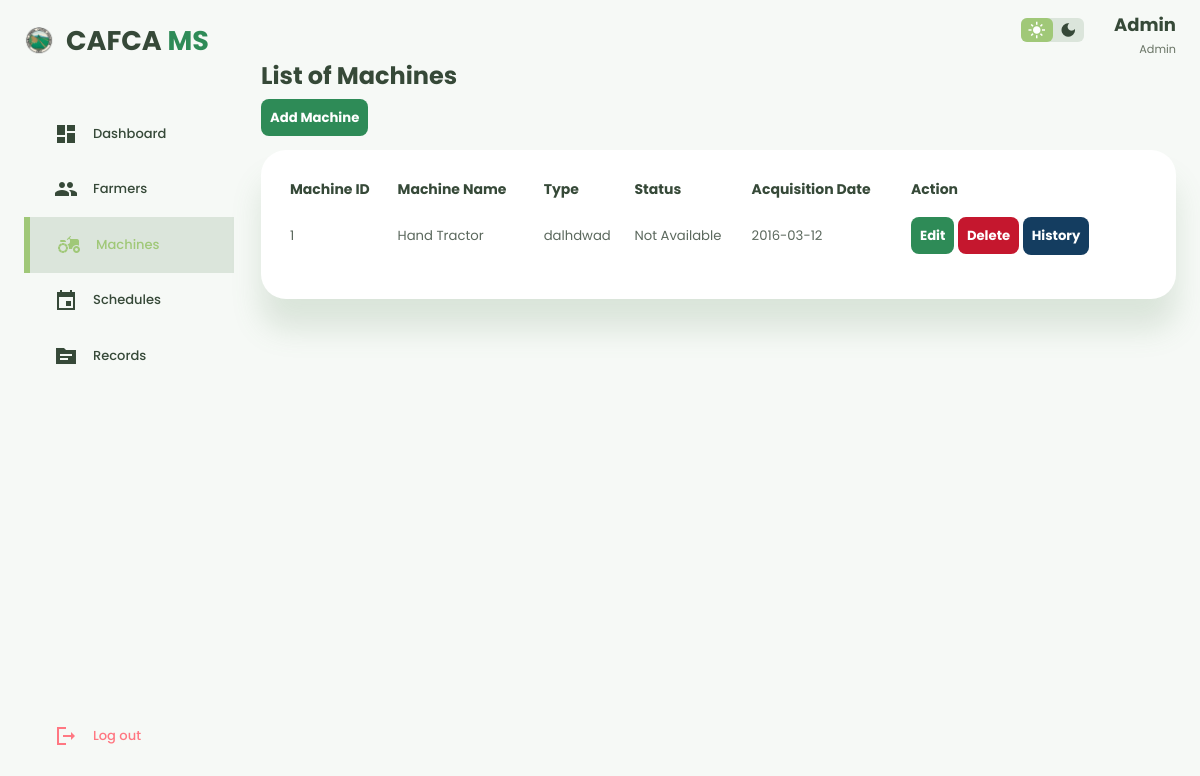
/dashboard/machines/machine.php (signed in), run on the app's committed database.
### tables this page shows
CREATE TABLE `machines` (
  `id` int(255) NOT NULL,
  `name` varchar(255) NOT NULL,
  `type` varchar(255) NOT NULL,
  `status` varchar(255) NOT NULL,
  `acquisition_date` date NOT NULL
);

### dashboard/machines/machine.php (the view, shortened to what this page needs)
<!DOCTYPE html>
<html lang="en">
<head>
    <link rel="stylesheet" href="../farmers_sec/farmerstyle.css">
</head>
<body>
    <div class="container">
        <aside>
            <div class="top">
                <a class="logo" href="../main/dashdex.php">
                    <img src="../../LandingPage/others/logo.png">
                    <h2>CAFCA <span>MS</span></h2>
                </a>
            </div>
            <div class="sidebar">
                <a href="../main/dashdex.php">
                    <span class="material-icons-sharp">dashboard</span>
                    <h3>Dashboard</h3>
                </a>
                <a href="../farmers_sec/farmers.php">
                    <span class="material-icons-sharp">people</span>
                    <h3>Farmers</h3>
                </a>
                <a href="#" class="active">
                    <span class="material-icons-sharp">agriculture</span>
                    <h3>Machines</h3>
                </a>
                <a href="../schedules/schedule.php">
                    <span class="material-icons-sharp">event</span>
                    <h3>Schedules</h3>
                </a>
                <a href="../records/records.php">
                    <span class="material-icons-sharp">topic</span>
                    <h3>Records</h3>
                </a>
                <a href="../../login/logout.php" class="danger">
                    <span class="material-icons-sharp">logout</span>
                    <h3>Log out</h3>
                </a>
            </div>
        </aside>
    <main>
        <div class="top">
                <div class="theme-toggler">
                    <span class="material-icons-sharp active">light_mode</span>
                    <span class="material-icons-sharp">dark_mode</span>
                </div>
                <div class="profile" style="display: flex; flex-direction: column; text-align: right;">
                    <span style="font-size: 18px; text-transform: capitalize; font-weight: 700; "><?= $_SESSION['username']; ?></span>
                    <small class="text-muted">Admin</small>
                </div>
            </div>
            <h2>List of Machines</h2>
            <a href="add_machine.php" class="btn btn-primary" role="button">Add Machine</a>
            <br>
            <table style="width: 100%;" class="table">
                <thead>
                    <tr>
                        <th>Machine ID</th>
                        <th>Machine Name</th>
                        <th>Type</th>
                        <th>Status</th>
                        <th>Acquisition Date</th>
                        <th>Action</th>
                    </tr>
                </thead>
                <tbody>
                    <?php
                    $servername = "localhost";
                    $username = "root";
                    $password = "";
                    $database = "testdb";
                    $conn = new mysqli($servername, $username, $password, $database);
                    $sql = "SELECT * FROM machines";
                    $result = $conn->query($sql);
                    while ($row = $result->fetch_assoc()) {
                        echo "
                    <tr>
                        <td>$row[id]</td>
                        <td>$row[name]</td>
                        <td>$row[type]</td>
                        <td>$row[status]</td>
                        <td>$row[acquisition_date]</td>
                        <td>
                            <a class='btn btn-primary btn-sm' href='edit_machine.php?id=$row[id]'>Edit</a>
                            <a class='btn btn-danger btn-sm' href='delete_machine.php?id=$row[id]'>Delete</a>
                            <a class='btn btn-success btn-sm' href='.php?id=$row[id]'>History</a>
                        </td>
                    </tr>
                    ";
                    }
                    ?>
                </tbody>
            </table>
    </main>
</body>
</html>

### dashboard/farmers_sec/farmerstyle.css (style rules this page uses)
:root { --color-primary: #A0C878; --color-danger: #ff7782; --color-success: #8deb40; --color-warning: #ffbb55; --color-white: #fff; --color-info-dark: #697465; --color-info-light: #dcebde; --color-dark: #364938; --color-light: rgba(94, 139, 94, 0.18); --color-primary-variant: #dcebde; --color-dark-variant: #5b685d; --color-background: #f6f9f6; --card-border-radius: 2rem; --border-radius-1: 0.4rem; --border-radius-2: 0.8rem; --border-radius-3: 1.2rem; --card-padding: 1.8rem; --padding-1: 1.2rem; --box-shadow: 0 2rem 2rem var(--color-light); }
* { margin: 0; padding: 0; outline: 0; appearance: none; text-decoration: none; list-style: none; box-sizing: border-box; }
html { font-size: 15px; }
body { width: 100vw; height: 100vh; font-family: poppins, sans-serif; font-size: 0.88rem; background: var(--color-background); user-select: none; overflow-x: hidden; color: var(--color-dark); }
.container { display: grid; width: 96%; margin: 0 auto; gap: 1.8rem; grid-template-columns: 14rem auto; }
.container .top { background: none; }
.container .top h2 { font-size: 1.8rem; }
a { color: var(--color-dark); }
img { display: block; width: 100%; }
h2 { font-size: 1.6rem; }
h3 { font-size: 0.87rem; }
.text-muted { color: var(--color-info-dark); }
small { font-size: 0.75rem; }
aside { height: 100vh; }
aside .top { background: white; display: flex; align-items: center; justify-content: space-between; margin-top: 1.4rem; }
aside .logo { align-items: center; display: flex; gap: 0.8rem; }
aside .logo span { color: seagreen; }
aside .logo img { width: 2rem; height: 2rem; }
aside .sidebar { display: flex; flex-direction: column; height: 86vh; position: relative; top: 3rem; }
aside h3 { font-weight: 500; }
aside .sidebar a { display: flex; color: var(--color-dark); margin-left: 2rem; gap: 1rem; align-items: center; position: relative; height: 3.7rem; transition: all 300ms ease; }
aside .sidebar a span { font-size: 1.6rem; transition: all 300ms ease; }
aside .sidebar a:last-child { position: absolute; bottom: 2rem; width: 100%; color: var(--color-danger); }
aside .sidebar a.active { background: var(--color-light); color: var(--color-primary); margin-left: 0; }
aside .sidebar a.active:before { content: ""; width: 6px; height: 100%; background: var(--color-primary); }
aside .sidebar a.active span { color: var(--color-primary); margin-left: calc(1rem - 3px); }
main h2 { margin-bottom: 1rem; }
main .btn { margin: 1rem 0; color: white; background: seagreen; padding: 0.6rem; border-radius: 8px; transition: 0.3s ease; }
main .btn-danger { background: #C5172E; }
main .btn-success { padding: 0.6rem; margin: 1rem 0; display: inline-flex; background-color: #143D60; color: white; border-radius: 8px; }
main table { width: 100%; padding: var(--card-padding); background: var(--color-white); text-align: center; margin-top: 1.5rem; border-radius: 25px; box-shadow: var(--box-shadow); transition: all 300ms ease; }
main table tr th { font-size: 14px; text-align: left; }
main table tbody tr td { height: 3.5rem; text-align: left; border-bottom: 1px solid var(--color-light); color: var(--color-dark-variant); }
main table tbody tr:last-child td { border: none; }
.top { margin-top: 0.7rem; display: flex; justify-content: end; gap: 2rem; }
main .top .theme-toggler { margin-top: 0.5rem; background: var(--color-light); display: flex; justify-content: space-between; align-items: center; height: 1.6rem; width: 4.2rem; cursor: pointer; border-radius: var(--border-radius-1); }
main .top .theme-toggler span { font-size: 1.2rem; width: 50%; height: 100%; display: flex; align-items: center; justify-content: center; }
main .top .theme-toggler span.active { background: var(--color-primary); color: white; border-radius: var(--border-radius-1); }
main .top .profile { display: flex; flex-direction: column; gap: 0.2rem; text-align: right; }
.btn { padding: 8px 16px; border: none; border-radius: 10px; font-weight: bold; cursor: pointer; }

### data on the page
machines: id "1", name "Hand Tractor", type "dalhdwad", status "Not Available", acquisition_date "2016-03-12"

### other printed values
$_SESSION['username'] "Admin"
